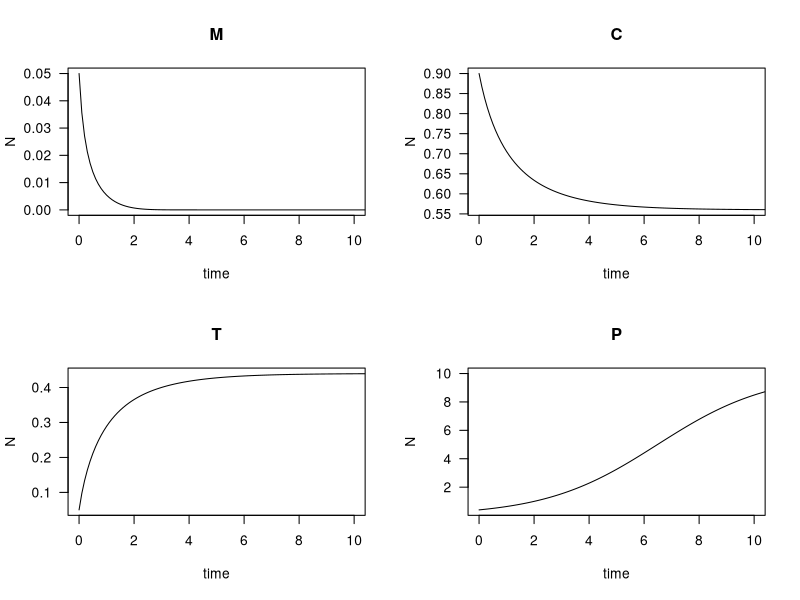
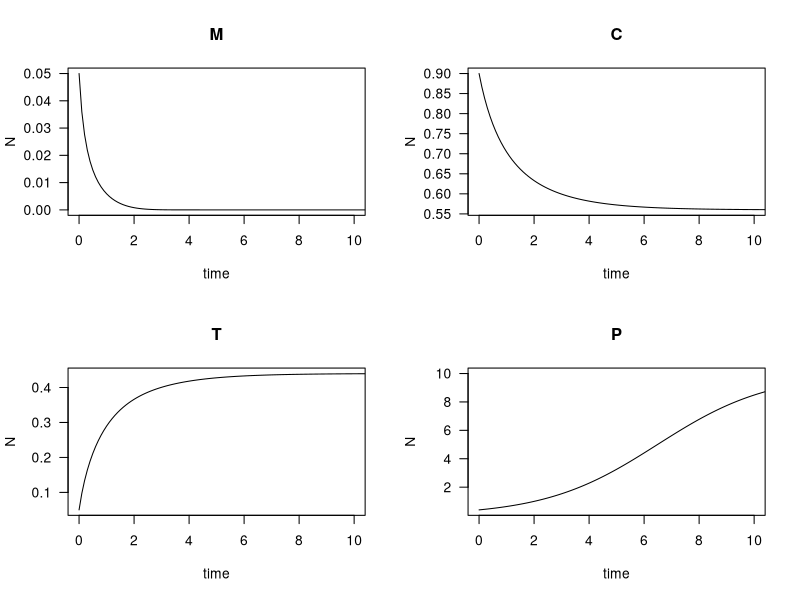
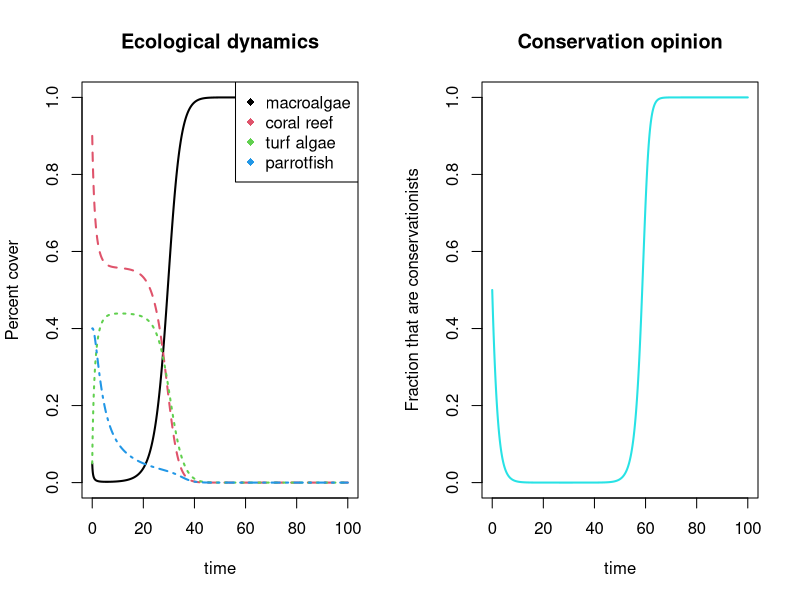
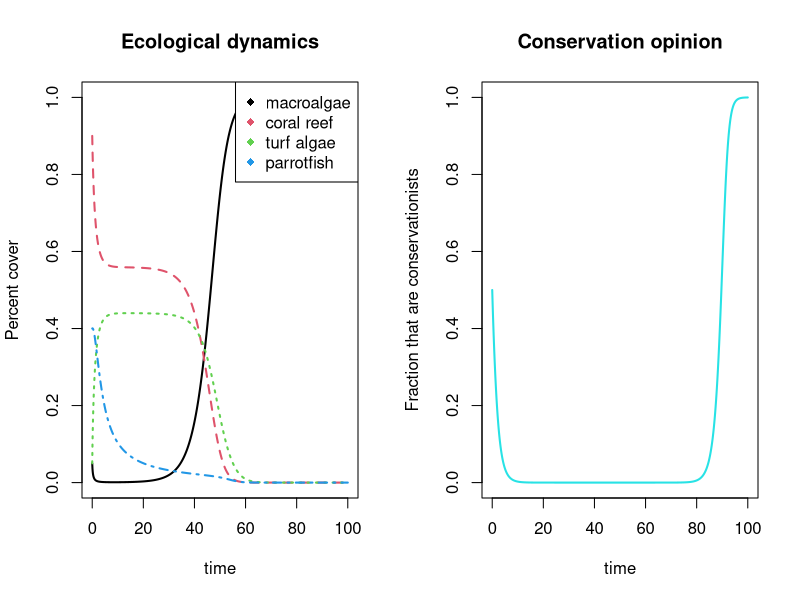
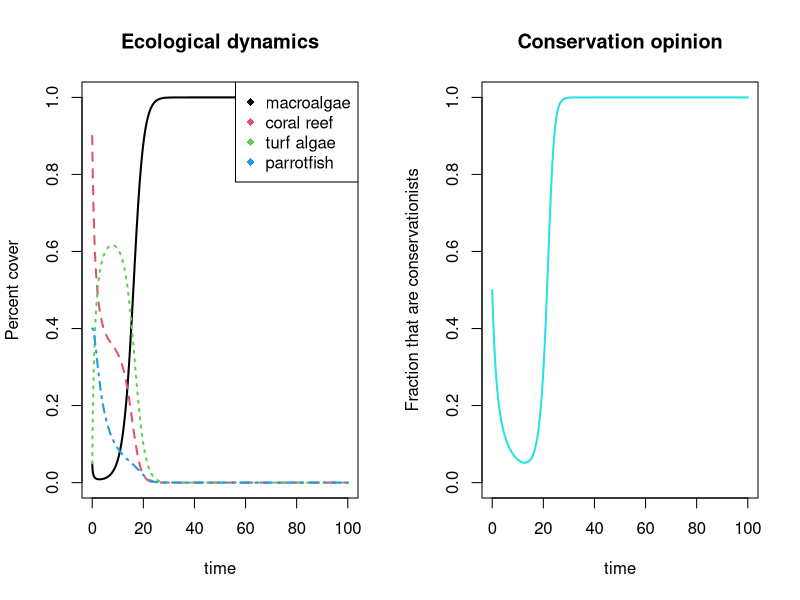
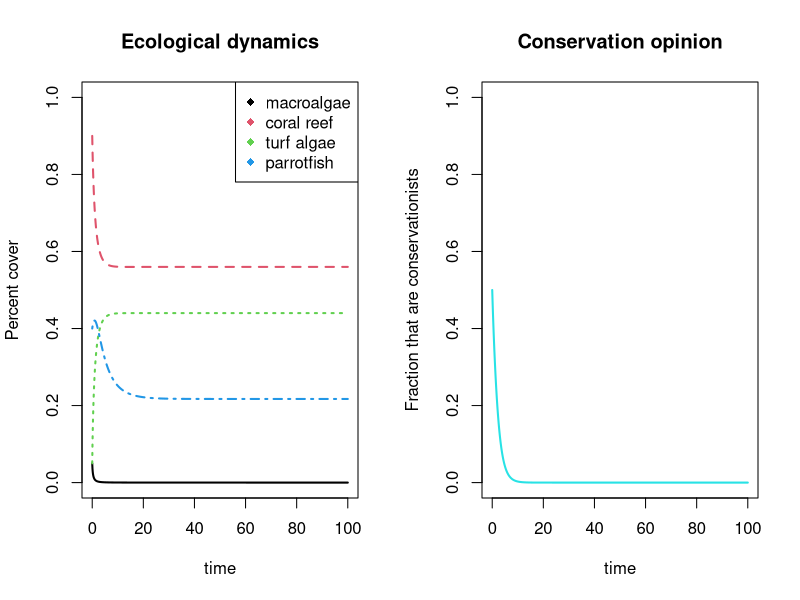

R code for these plots, in order:
## ---- chunk 1
knitr::opts_chunk$set(echo = TRUE)
## ---- chunk 2
require(deSolve)

# Initial values
state <- c(M = 0.05, C = 0.9, T = 0.05, P = 0.4)
times <- seq(0,100,by=0.1)



# Parameters
parameters <- c(a = 0.1,g=0.8,r=1.0,d=0.44,s=0.49,K=10)


# Model
coral_model <- function(t,state,parameters){
  with(as.list(c(state,parameters)),{
    dM <- (a*M*C) -((P*M)/(M + T))+ (g*M*T)
    dC <- (r*T*C)-(d*C)-(a*M*C)
    dT <- ((P*M)/(M + T))-(g*M*T)-(r*T*C)+(d*C)
    dP <- (s*P)*(1-(P/K))
    list(c(dM,dC,dT,dP))   
  })}
## ---- chunk 3
# Solve model and plot results
out <- ode(y = state,times=times,func=coral_model,parms=parameters)
par(mfrow=c(1,1))
plot(out,ylab='N',xlab='time',las=1, xlim=c(0,10))
## ---- chunk 4
require(deSolve)

# Initial values
state <- c(M = 0.05, C = 0.9, T = 0.05, P = 0.4)
times <- seq(0,100,by=0.1)



# Parameters
parameters <- c(a = 0.2,g=0.8,r=1.0,d=0.44,s=0.49,K=10)


# Model
coral_model <- function(t,state,parameters){
  with(as.list(c(state,parameters)),{
    dM <- (a*M*C) -((P*M)/(M + T))+ (g*M*T)
    dC <- (r*T*C)-(d*C)-(a*M*C)
    dT <- ((P*M)/(M + T))-(g*M*T)-(r*T*C)+(d*C)
    dP <- (s*P)*(1-(P/K))
    list(c(dM,dC,dT,dP))   
  })}
out <- ode(y = state,times=times,func=coral_model,parms=parameters)
par(mfrow=c(1,1))
plot(out,ylab='N',xlab='time',las=1, xlim=c(0,10))
## ---- chunk 5
# Coupled socio-environmental coral reef model 
# Created by Easton R. White
# Edited on 7-Aug-2019
# From Thampi et al. 2018 paper https://www.nature.com/articles/s41598-018-20341-0#Sec6

require(deSolve)
coupled_model <- function(Time, State, Pars) {
  with(as.list(c(State, Pars)), {
    dM <-  a*M*C - (P*M)/(M+T) + gamma*M*T
    dC <-  r*T*C - d*C - a*M*C
    dT <- (P*M)/(M+T) - gamma*M*T - r*T*C + d*C
    dP <- s*P*(1 - P/C) - sigma*P*(1 - X)
    dX <- kappa*X*(1 - X)*(-1 + j*(1 - C) - sigma*P*(1 - X) + phi*(2*X - 1))
    return(list(c(dM,dC,dT,dP,dX)))  
  })
}

pars <- c(a = 0.1, gamma = 0.8, r = 1.0, d = 0.44, s = 0.49, sigma = 0.5, kappa= 1.014, j=1.68, sigma = 0.5, phi = 0.2)


yini  <- c(M = 0.05, C = 0.9, T = 0.05, P = 0.4, X = 0.5)
times <- seq(0, 100, by = 0.1)
## ---- chunk 6
out   <- ode(yini, times, coupled_model, pars)

par(mfrow=c(1,2))
matplot(out[ , 1], out[ , 2:5], type = "l", xlab = "time", ylab = "Percent cover",main = "Ecological dynamics", lwd = 2,ylim=c(0,1))
legend('topright',legend = c('macroalgae','coral reef','turf algae','parrotfish'),col = c(1,2,3,4),pch = 18)

matplot(out[ , 1], out[ , 6], type = "l", xlab = "time", ylab = "Fraction that are conservationists",main = "Conservation opinion", lwd = 2,ylim=c(0,1),col=5)
## ---- chunk 7
require(deSolve)
coupled_model <- function(Time, State, Pars) {
  with(as.list(c(State, Pars)), {
    dM <-  a*M*C - (P*M)/(M+T) + gamma*M*T
    dC <-  r*T*C - d*C - a*M*C
    dT <- (P*M)/(M+T) - gamma*M*T - r*T*C + d*C
    dP <- s*P*(1 - P/C) - sigma*P*(1 - X)
    dX <- kappa*X*(1 - X)*(-1 + j*(1 - C) - sigma*P*(1 - X) + phi*(2*X - 1))
    return(list(c(dM,dC,dT,dP,dX)))  
  })
}

pars <- c(a = 0.1, gamma = 0.5, r = 1.0, d = 0.44, s = 0.49, sigma = 0.5, kappa= 1.014, j=1.68, sigma = 0.5, phi = 0.2)


yini  <- c(M = 0.05, C = 0.9, T = 0.05, P = 0.4, X = 0.5)
times <- seq(0, 100, by = 0.1)

out   <- ode(yini, times, coupled_model, pars)

par(mfrow=c(1,2))
matplot(out[ , 1], out[ , 2:5], type = "l", xlab = "time", ylab = "Percent cover",main = "Ecological dynamics", lwd = 2,ylim=c(0,1))
legend('topright',legend = c('macroalgae','coral reef','turf algae','parrotfish'),col = c(1,2,3,4),pch = 18)

matplot(out[ , 1], out[ , 6], type = "l", xlab = "time", ylab = "Fraction that are conservationists",main = "Conservation opinion", lwd = 2,ylim=c(0,1),col=5)
## ---- chunk 8
require(deSolve)
coupled_model <- function(Time, State, Pars) {
  with(as.list(c(State, Pars)), {
    dM <-  a*M*C - (P*M)/(M+T) + gamma*M*T
    dC <-  r*T*C - d*C - a*M*C
    dT <- (P*M)/(M+T) - gamma*M*T - r*T*C + d*C
    dP <- s*P*(1 - P/C) - sigma*P*(1 - X)
    dX <- kappa*X*(1 - X)*(-1 + j*(1 - C) - sigma*P*(1 - X) + phi*(2*X - 1))
    return(list(c(dM,dC,dT,dP,dX)))  
  })
}

pars <- c(a = 0.1, gamma = 0.8, r = 1.0, d = 0.64, s = 0.49, sigma = 0.5, kappa= 1.014, j=1.68, sigma = 0.5, phi = 0.2)


yini  <- c(M = 0.05, C = 0.9, T = 0.05, P = 0.4, X = 0.5)
times <- seq(0, 100, by = 0.1)

out   <- ode(yini, times, coupled_model, pars)

par(mfrow=c(1,2))
matplot(out[ , 1], out[ , 2:5], type = "l", xlab = "time", ylab = "Percent cover",main = "Ecological dynamics", lwd = 2,ylim=c(0,1))
legend('topright',legend = c('macroalgae','coral reef','turf algae','parrotfish'),col = c(1,2,3,4),pch = 18)

matplot(out[ , 1], out[ , 6], type = "l", xlab = "time", ylab = "Fraction that are conservationists",main = "Conservation opinion", lwd = 2,ylim=c(0,1),col=5)
## ---- chunk 9
require(deSolve)
coupled_model <- function(Time, State, Pars) {
  with(as.list(c(State, Pars)), {
    dM <-  a*M*C - (P*M)/(M+T) + gamma*M*T
    dC <-  r*T*C - d*C - a*M*C
    dT <- (P*M)/(M+T) - gamma*M*T - r*T*C + d*C
    dP <- s*P*(1 - P/C) - sigma*P*(1 - X)
    dX <- kappa*X*(1 - X)*(-1 + j*(1 - C) - sigma*P*(1 - X) + phi*(2*X - 1))
    return(list(c(dM,dC,dT,dP,dX)))  
  })
}

pars <- c(a = 0.1, gamma = 0.8, r = 1.0, d = 0.44, s = 0.49, sigma = 0.3, kappa= 1.014, j=1.68, sigma = 0.5, phi = 0.2)


yini  <- c(M = 0.05, C = 0.9, T = 0.05, P = 0.4, X = 0.5)
times <- seq(0, 100, by = 0.1)

out   <- ode(yini, times, coupled_model, pars)

par(mfrow=c(1,2))
matplot(out[ , 1], out[ , 2:5], type = "l", xlab = "time", ylab = "Percent cover",main = "Ecological dynamics", lwd = 2,ylim=c(0,1))
legend('topright',legend = c('macroalgae','coral reef','turf algae','parrotfish'),col = c(1,2,3,4),pch = 18)

matplot(out[ , 1], out[ , 6], type = "l", xlab = "time", ylab = "Fraction that are conservationists",main = "Conservation opinion", lwd = 2,ylim=c(0,1),col=5)
